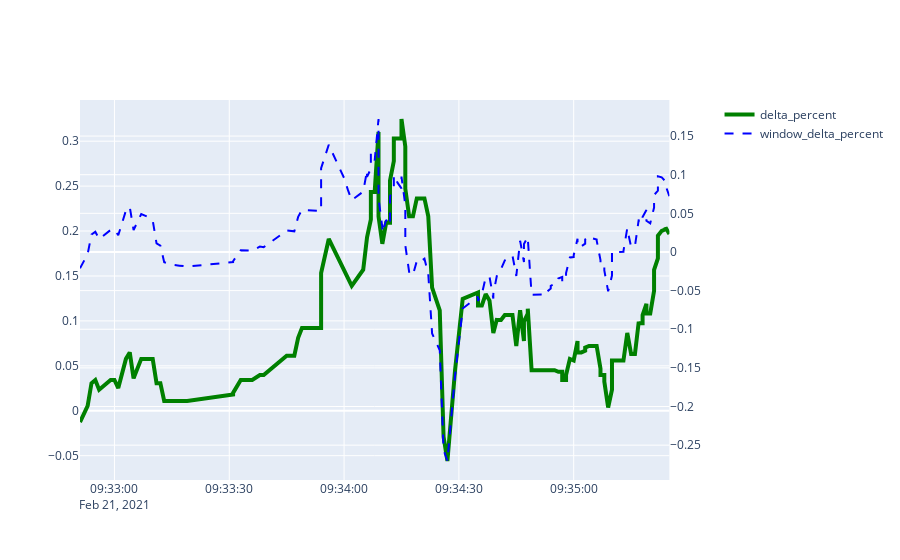

The notebook cell this image was saved under:
### Code cell
while True:
    clear_output(wait=True)
    time.sleep(1)

#     df = pd.read_csv("BTC.csv")
# #     df = df.tail(400)
#     fig = make_subplots(specs=[[{"secondary_y": True}]])
#     fig.add_trace(go.Scatter(x=df['date'], y=df['delta_percent'],
#                         mode='lines',
#                         name='delta_percent',
#                             ),
#                       secondary_y=False
#                  )
#     fig.add_trace(go.Scatter(x=df['date'], y=df['window_delta_percent'],
#                         mode='lines',
#                         name='window_delta_percent',
#                             ),
#                    secondary_y=True,
#                  )
#     fig.show()
    
    df = pd.read_csv("DOGE2.csv")
    df = df.tail(150)
    d = df.query('state=="not_holding"')
    h = df.query('state=="holding"')

    fig = make_subplots(specs=[[{"secondary_y": True}]])
    fig.add_trace(go.Scatter(x=h['date'], y=h['delta_percent'],
                        line = dict(color='green', width=4),
                        name='delta_percent',
                            ),
                      secondary_y=False
                 )
    fig.add_trace(go.Scatter(x=df['date'], y=df['window_delta_percent'],
                        line = dict(color='blue', width=2, dash='dash'),
                        name='window_delta_percent',
                            ),
                   secondary_y=True,
                 )
    fig.add_trace(go.Scatter(x=d['date'], y=d['delta_percent'],
#                 mode='lines',
                line = dict(color='lightgreen', width=4, dash='dash'),
                name='window_delta_percent',
                    ),
           secondary_y=True,
         )
    fig.show()


#     break

### Figure 1 — Plotly figure (JSON) as saved in the notebook; plotly's stock layout.template omitted (floating-point values rounded to 4 significant figures; data arrays with more than 128 entries replaced by an {"elided": "..."} marker saying what was removed)
{"data": [{"line": {"color": "green", "width": 4}, "name": "delta_percent", "type": "scatter", "x": {"elided": "150 str values"}, "xaxis": "x", "y": {"elided": "150 float values"}, "yaxis": "y"}, {"line": {"color": "blue", "dash": "dash", "width": 2}, "name": "window_delta_percent", "type": "scatter", "x": {"elided": "150 str values"}, "xaxis": "x", "y": {"elided": "150 float values"}, "yaxis": "y2"}, {"line": {"color": "lightgreen", "dash": "dash", "width": 4}, "name": "window_delta_percent", "type": "scatter", "x": [], "xaxis": "x", "y": [], "yaxis": "y2"}], "layout": {"xaxis": {"anchor": "y", "domain": [0, 0.94]}, "yaxis": {"anchor": "x", "domain": [0, 1]}, "yaxis2": {"anchor": "x", "overlaying": "y", "side": "right"}}}
